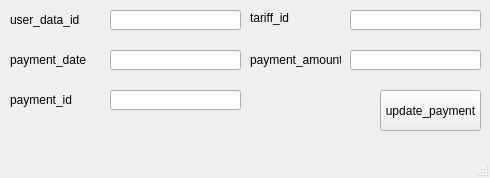
<?xml version="1.0" encoding="UTF-8"?>
<ui version="4.0">
 <class>update_payment_window</class>
 <widget class="QMainWindow" name="update_payment_window">
  <property name="geometry">
   <rect>
    <x>0</x>
    <y>0</y>
    <width>490</width>
    <height>178</height>
   </rect>
  </property>
  <property name="windowTitle">
   <string>MainWindow</string>
  </property>
  <widget class="QWidget" name="centralwidget">
   <widget class="QLabel" name="label">
    <property name="geometry">
     <rect>
      <x>10</x>
      <y>10</y>
      <width>91</width>
      <height>20</height>
     </rect>
    </property>
    <property name="text">
     <string>user_data_id</string>
    </property>
   </widget>
   <widget class="QLabel" name="label_2">
    <property name="geometry">
     <rect>
      <x>10</x>
      <y>50</y>
      <width>91</width>
      <height>20</height>
     </rect>
    </property>
    <property name="text">
     <string>payment_date</string>
    </property>
   </widget>
   <widget class="QLabel" name="label_3">
    <property name="geometry">
     <rect>
      <x>250</x>
      <y>50</y>
      <width>91</width>
      <height>20</height>
     </rect>
    </property>
    <property name="text">
     <string>payment_amount</string>
    </property>
   </widget>
   <widget class="QLabel" name="label_4">
    <property name="geometry">
     <rect>
      <x>250</x>
      <y>10</y>
      <width>71</width>
      <height>16</height>
     </rect>
    </property>
    <property name="text">
     <string>tariff_id</string>
    </property>
   </widget>
   <widget class="QLineEdit" name="lineEdit_payment_date">
    <property name="geometry">
     <rect>
      <x>110</x>
      <y>50</y>
      <width>131</width>
      <height>20</height>
     </rect>
    </property>
   </widget>
   <widget class="QLineEdit" name="lineEdit_user_data_id">
    <property name="geometry">
     <rect>
      <x>110</x>
      <y>10</y>
      <width>131</width>
      <height>20</height>
     </rect>
    </property>
   </widget>
   <widget class="QLineEdit" name="lineEdit_payment_amount">
    <property name="geometry">
     <rect>
      <x>350</x>
      <y>50</y>
      <width>131</width>
      <height>20</height>
     </rect>
    </property>
   </widget>
   <widget class="QLineEdit" name="lineEdit_tariff_id">
    <property name="geometry">
     <rect>
      <x>350</x>
      <y>10</y>
      <width>131</width>
      <height>20</height>
     </rect>
    </property>
   </widget>
   <widget class="QPushButton" name="update_payment_button">
    <property name="geometry">
     <rect>
      <x>380</x>
      <y>90</y>
      <width>101</width>
      <height>41</height>
     </rect>
    </property>
    <property name="text">
     <string>update_payment</string>
    </property>
   </widget>
   <widget class="QLabel" name="label_5">
    <property name="geometry">
     <rect>
      <x>10</x>
      <y>90</y>
      <width>91</width>
      <height>20</height>
     </rect>
    </property>
    <property name="text">
     <string>payment_id</string>
    </property>
   </widget>
   <widget class="QLineEdit" name="lineEdit_payment_id">
    <property name="geometry">
     <rect>
      <x>110</x>
      <y>90</y>
      <width>131</width>
      <height>20</height>
     </rect>
    </property>
   </widget>
  </widget>
  <widget class="QMenuBar" name="menubar">
   <property name="geometry">
    <rect>
     <x>0</x>
     <y>0</y>
     <width>490</width>
     <height>21</height>
    </rect>
   </property>
  </widget>
  <widget class="QStatusBar" name="statusbar"/>
 </widget>
 <resources/>
 <connections/>
</ui>
